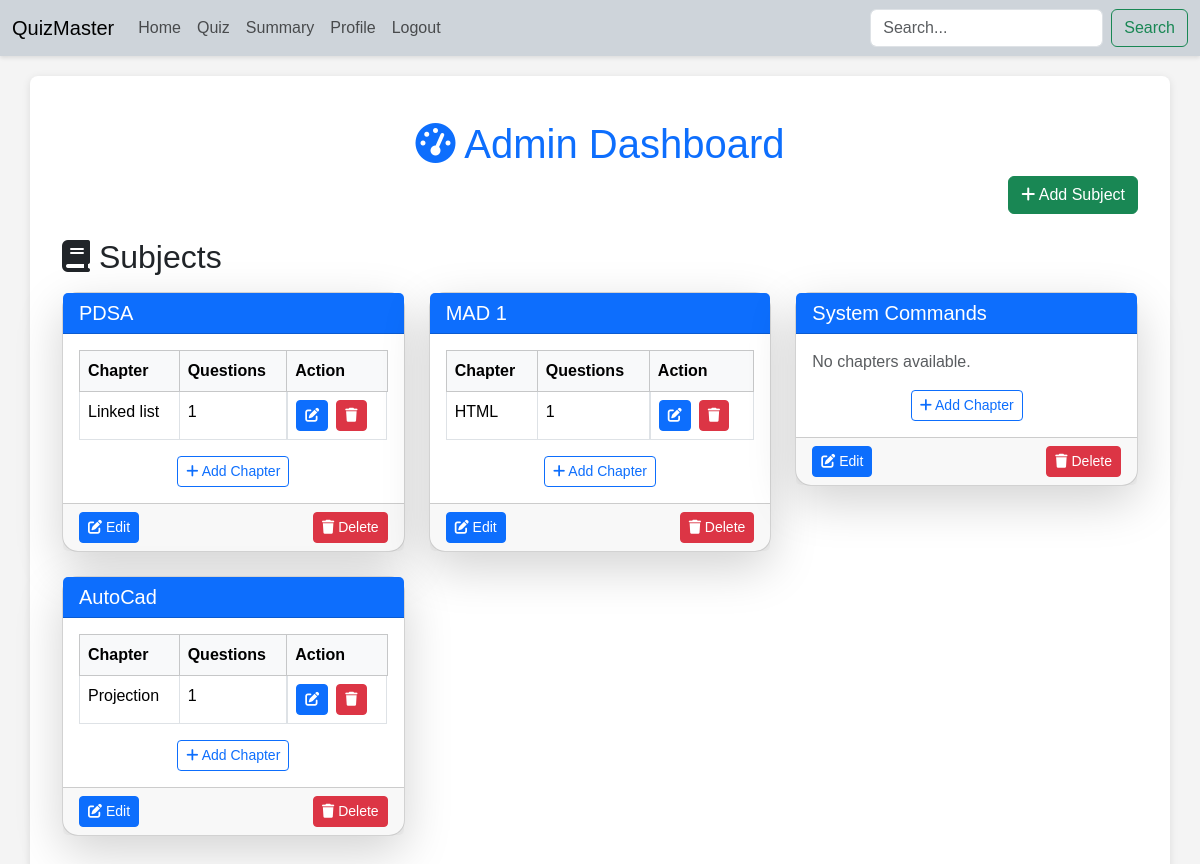
The page /admin (signed in) on the database its author committed.
### models.py (models this page shows)
class Subject(db.Model):
    id = db.Column(db.Integer, primary_key=True)
    subject_name = db.Column(db.String(92), unique=True, nullable=False)
    subject_description = db.Column(db.String(256), nullable=True)

class Chapter(db.Model):
    id = db.Column(db.Integer, primary_key=True)
    chapter_name = db.Column(db.String(92), unique=True, nullable=False)
    chapter_description = db.Column(db.String(256), nullable=True)
    subject_id = db.Column(db.Integer, db.ForeignKey('subject.id'), nullable=False)
    subject = db.relationship('Subject', backref=db.backref('chapters', lazy=True, cascade='all, delete'))
    quizzes = db.relationship('Quiz', back_populates='chapter', lazy=True, cascade='all, delete-orphan')
    def get_questions_count(self):
        return sum(len(quiz.questions) for quiz in self.quizzes)

### controller/routes.py (the view)
@app.route('/admin')
@admin_required
def admin():
    subjects = Subject.query.all()
    return render_template('admin.html', subjects=subjects)

### controller/routes.py (called while the page is built)
def admin_required(func):
    @wraps(func)
    def inner(*args, **kwargs):
        if 'user_id' not in session:
            flash("Please login to continue")
            return redirect(url_for('login'))
        user = User.query.get(session['user_id'])
        if not user.is_admin:
            flash("You are not authorized to access this page")
            return redirect(url_for('index'))
        return func(*args, **kwargs)
    inner.__name__ = func.__name__
    return inner

### templates/admin.html (shortened to what this page needs)
{% extends 'layout.html' %}
{% block content %}
<div class="container mt-4">
    <h1 class="text-center text-primary">
        <i class="fas fa-tachometer-alt"></i> Admin Dashboard
    </h1>
    <div class="text-end mb-4">
        <a href="{{ url_for('add_subject') }}" class="btn btn-success">
            <i class="fas fa-plus"></i> Add Subject
        </a>
    </div>
    <h2 class="text-dark mb-3">
        <i class="fas fa-book"></i> Subjects
    </h2>
    {% if subjects %}
        <div class="row">
            {% for subject in subjects %}
            <div class="col-md-6 col-lg-4">
                <div class="card shadow-lg rounded-4 mb-4">
                    <div class="card-header bg-primary text-white">
                        <h5 class="mb-0">{{ subject.subject_name }}</h5>
                    </div>
                    <div class="card-body">
                        {% if subject.chapters %}
                            <table class="table table-bordered">
                                <thead class="table-light">
                                    <tr>
                                        <th>Chapter</th>
                                        <th>Questions</th>
                                        <th>Action</th>
                                    </tr>
                                </thead>
                                <tbody>
                                    {% for chapter in subject.chapters %}
                                    <tr>
                                        <td>{{ chapter.chapter_name }}</td>
                                        <td>{{ chapter.get_questions_count() }}</td>
                                        <td class="d-flex gap-2">
                                            <a href="{{ url_for('edit_chapter', chapter_id=chapter.id) }}" class="btn btn-sm btn-primary">
                                                <i class="fas fa-edit"></i>
                                            </a>
                                            <a href="{{ url_for('delete_chapter', chapter_id=chapter.id) }}" class="btn btn-sm btn-danger">
                                                <i class="fas fa-trash"></i>
                                            </a>
                                        </td>
                                    </tr>
                                    {% endfor %}
                                </tbody>
                            </table>
                        {% else %}
                            <p class="text-muted">No chapters available.</p>
                        {% endif %}
                        <div class="text-center mt-3">
                            <a href="{{ url_for('add_chapter', subject_id=subject.id) }}" class="btn btn-outline-primary btn-sm">
                                <i class="fas fa-plus"></i> Add Chapter
                            </a>
                        </div>
                    </div>
                    <div class="card-footer d-flex justify-content-between">
                        <a href="{{ url_for('edit_subject', id=subject.id) }}" class="btn btn-primary btn-sm">
                            <i class="fas fa-edit"></i> Edit
                        </a>
                        <a href="{{ url_for('delete_subject', id=subject.id) }}" class="btn btn-danger btn-sm">
                            <i class="fas fa-trash"></i> Delete
                        </a>
                    </div>
                </div>
            </div>
            {% endfor %}
        </div>
    {% else %}
        <p class="text-muted text-center">No subjects available.</p>
    {% endif %}
</div>
{% endblock %}

### templates/layout.html (style rules this page uses)
html, body { margin: 0; padding: 0; background-color: #f4f4f4; font-family: 'Arial', sans-serif; }

### rows shown on the page
Subject: subject_name "PDSA"
Chapter: chapter_name "Linked list", get_questions_count "1"
Subject: subject_name "MAD 1"
Chapter: chapter_name "HTML", get_questions_count "1"
Subject: subject_name "System Commands", shows "No chapters available."
Subject: subject_name "AutoCad"
Chapter: chapter_name "Projection", get_questions_count "1"
